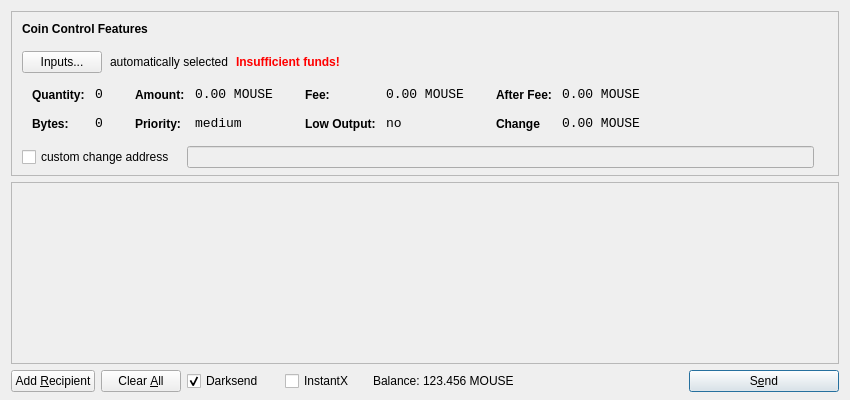
<?xml version="1.0" encoding="UTF-8"?>
<ui version="4.0">
 <class>SendCoinsDialog</class>
 <widget class="QDialog" name="SendCoinsDialog">
  <property name="geometry">
   <rect>
    <x>0</x>
    <y>0</y>
    <width>850</width>
    <height>400</height>
   </rect>
  </property>
  <property name="windowTitle">
   <string>Send Coins</string>
  </property>
  <layout class="QVBoxLayout" name="verticalLayout" stretch="0,1,0">
   <property name="bottomMargin">
    <number>8</number>
   </property>
   <item>
    <widget class="QFrame" name="frameCoinControl">
     <property name="sizePolicy">
      <sizepolicy hsizetype="Expanding" vsizetype="Expanding">
       <horstretch>0</horstretch>
       <verstretch>0</verstretch>
      </sizepolicy>
     </property>
     <property name="maximumSize">
      <size>
       <width>16777215</width>
       <height>16777215</height>
      </size>
     </property>
     <property name="frameShape">
      <enum>QFrame::StyledPanel</enum>
     </property>
     <property name="frameShadow">
      <enum>QFrame::Sunken</enum>
     </property>
     <layout class="QVBoxLayout" name="verticalLayoutCoinControl2">
      <property name="spacing">
       <number>-1</number>
      </property>
      <property name="leftMargin">
       <number>0</number>
      </property>
      <property name="topMargin">
       <number>0</number>
      </property>
      <property name="rightMargin">
       <number>0</number>
      </property>
      <property name="bottomMargin">
       <number>6</number>
      </property>
      <item>
       <layout class="QVBoxLayout" name="verticalLayoutCoinControl" stretch="0,0,0,0,1">
        <property name="spacing">
         <number>0</number>
        </property>
        <property name="leftMargin">
         <number>10</number>
        </property>
        <property name="topMargin">
         <number>10</number>
        </property>
        <item>
         <layout class="QHBoxLayout" name="horizontalLayoutCoinControl1">
          <property name="bottomMargin">
           <number>15</number>
          </property>
          <item>
           <widget class="QLabel" name="labelCoinControlFeatures">
            <property name="sizePolicy">
             <sizepolicy hsizetype="Preferred" vsizetype="Maximum">
              <horstretch>0</horstretch>
              <verstretch>0</verstretch>
             </sizepolicy>
            </property>
            <property name="font">
             <font>
              <weight>75</weight>
              <bold>true</bold>
             </font>
            </property>
            <property name="styleSheet">
             <string notr="true">font-weight:bold;</string>
            </property>
            <property name="text">
             <string>Coin Control Features</string>
            </property>
           </widget>
          </item>
         </layout>
        </item>
        <item>
         <layout class="QHBoxLayout" name="horizontalLayoutCoinControl2" stretch="0,0,0,0">
          <property name="spacing">
           <number>8</number>
          </property>
          <property name="bottomMargin">
           <number>10</number>
          </property>
          <item>
           <widget class="QPushButton" name="pushButtonCoinControl">
            <property name="styleSheet">
             <string notr="true"/>
            </property>
            <property name="text">
             <string>Inputs...</string>
            </property>
           </widget>
          </item>
          <item>
           <widget class="QLabel" name="labelCoinControlAutomaticallySelected">
            <property name="text">
             <string>automatically selected</string>
            </property>
            <property name="margin">
             <number>5</number>
            </property>
           </widget>
          </item>
          <item>
           <widget class="QLabel" name="labelCoinControlInsuffFunds">
            <property name="font">
             <font>
              <weight>75</weight>
              <bold>true</bold>
             </font>
            </property>
            <property name="styleSheet">
             <string notr="true">color:red;font-weight:bold;</string>
            </property>
            <property name="text">
             <string>Insufficient funds!</string>
            </property>
            <property name="margin">
             <number>5</number>
            </property>
           </widget>
          </item>
          <item>
           <spacer name="horizontalSpacerCoinControl">
            <property name="orientation">
             <enum>Qt::Horizontal</enum>
            </property>
            <property name="sizeHint" stdset="0">
             <size>
              <width>40</width>
              <height>1</height>
             </size>
            </property>
           </spacer>
          </item>
         </layout>
        </item>
        <item>
         <widget class="QWidget" name="widgetCoinControl" native="true">
          <property name="sizePolicy">
           <sizepolicy hsizetype="Preferred" vsizetype="Preferred">
            <horstretch>0</horstretch>
            <verstretch>0</verstretch>
           </sizepolicy>
          </property>
          <property name="minimumSize">
           <size>
            <width>0</width>
            <height>0</height>
           </size>
          </property>
          <property name="styleSheet">
           <string notr="true"/>
          </property>
          <layout class="QHBoxLayout" name="horizontalLayoutCoinControl5">
           <property name="margin">
            <number>0</number>
           </property>
           <item>
            <layout class="QHBoxLayout" name="horizontalLayoutCoinControl3" stretch="0,0,0,1">
             <property name="spacing">
              <number>20</number>
             </property>
             <property name="topMargin">
              <number>0</number>
             </property>
             <property name="bottomMargin">
              <number>10</number>
             </property>
             <item>
              <layout class="QFormLayout" name="formLayoutCoinControl1">
               <property name="horizontalSpacing">
                <number>10</number>
               </property>
               <property name="verticalSpacing">
                <number>14</number>
               </property>
               <property name="leftMargin">
                <number>10</number>
               </property>
               <property name="topMargin">
                <number>4</number>
               </property>
               <property name="rightMargin">
                <number>6</number>
               </property>
               <item row="0" column="0">
                <widget class="QLabel" name="labelCoinControlQuantityText">
                 <property name="styleSheet">
                  <string notr="true">font-weight:bold;</string>
                 </property>
                 <property name="text">
                  <string>Quantity:</string>
                 </property>
                 <property name="margin">
                  <number>0</number>
                 </property>
                </widget>
               </item>
               <item row="0" column="1">
                <widget class="QLabel" name="labelCoinControlQuantity">
                 <property name="font">
                  <font>
                   <family>Monospace</family>
                   <pointsize>10</pointsize>
                  </font>
                 </property>
                 <property name="cursor">
                  <cursorShape>IBeamCursor</cursorShape>
                 </property>
                 <property name="contextMenuPolicy">
                  <enum>Qt::ActionsContextMenu</enum>
                 </property>
                 <property name="text">
                  <string>0</string>
                 </property>
                 <property name="margin">
                  <number>0</number>
                 </property>
                 <property name="textInteractionFlags">
                  <set>Qt::LinksAccessibleByMouse|Qt::TextSelectableByKeyboard|Qt::TextSelectableByMouse</set>
                 </property>
                </widget>
               </item>
               <item row="1" column="0">
                <widget class="QLabel" name="labelCoinControlBytesText">
                 <property name="styleSheet">
                  <string notr="true">font-weight:bold;</string>
                 </property>
                 <property name="text">
                  <string>Bytes:</string>
                 </property>
                </widget>
               </item>
               <item row="1" column="1">
                <widget class="QLabel" name="labelCoinControlBytes">
                 <property name="font">
                  <font>
                   <family>Monospace</family>
                   <pointsize>10</pointsize>
                  </font>
                 </property>
                 <property name="cursor">
                  <cursorShape>IBeamCursor</cursorShape>
                 </property>
                 <property name="contextMenuPolicy">
                  <enum>Qt::ActionsContextMenu</enum>
                 </property>
                 <property name="text">
                  <string>0</string>
                 </property>
                 <property name="textInteractionFlags">
                  <set>Qt::LinksAccessibleByMouse|Qt::TextSelectableByKeyboard|Qt::TextSelectableByMouse</set>
                 </property>
                </widget>
               </item>
              </layout>
             </item>
             <item>
              <layout class="QFormLayout" name="formLayoutCoinControl2">
               <property name="horizontalSpacing">
                <number>10</number>
               </property>
               <property name="verticalSpacing">
                <number>14</number>
               </property>
               <property name="leftMargin">
                <number>6</number>
               </property>
               <property name="topMargin">
                <number>4</number>
               </property>
               <property name="rightMargin">
                <number>6</number>
               </property>
               <item row="0" column="0">
                <widget class="QLabel" name="labelCoinControlAmountText">
                 <property name="styleSheet">
                  <string notr="true">font-weight:bold;</string>
                 </property>
                 <property name="text">
                  <string>Amount:</string>
                 </property>
                 <property name="margin">
                  <number>0</number>
                 </property>
                </widget>
               </item>
               <item row="0" column="1">
                <widget class="QLabel" name="labelCoinControlAmount">
                 <property name="font">
                  <font>
                   <family>Monospace</family>
                   <pointsize>10</pointsize>
                  </font>
                 </property>
                 <property name="cursor">
                  <cursorShape>IBeamCursor</cursorShape>
                 </property>
                 <property name="contextMenuPolicy">
                  <enum>Qt::ActionsContextMenu</enum>
                 </property>
                 <property name="text">
                  <string>0.00 MOUSE</string>
                 </property>
                 <property name="textInteractionFlags">
                  <set>Qt::LinksAccessibleByMouse|Qt::TextSelectableByKeyboard|Qt::TextSelectableByMouse</set>
                 </property>
                </widget>
               </item>
               <item row="1" column="0">
                <widget class="QLabel" name="labelCoinControlPriorityText">
                 <property name="styleSheet">
                  <string notr="true">font-weight:bold;</string>
                 </property>
                 <property name="text">
                  <string>Priority:</string>
                 </property>
                </widget>
               </item>
               <item row="1" column="1">
                <widget class="QLabel" name="labelCoinControlPriority">
                 <property name="font">
                  <font>
                   <family>Monospace</family>
                   <pointsize>10</pointsize>
                  </font>
                 </property>
                 <property name="cursor">
                  <cursorShape>IBeamCursor</cursorShape>
                 </property>
                 <property name="contextMenuPolicy">
                  <enum>Qt::ActionsContextMenu</enum>
                 </property>
                 <property name="text">
                  <string>medium</string>
                 </property>
                 <property name="textInteractionFlags">
                  <set>Qt::LinksAccessibleByMouse|Qt::TextSelectableByKeyboard|Qt::TextSelectableByMouse</set>
                 </property>
                </widget>
               </item>
              </layout>
             </item>
             <item>
              <layout class="QFormLayout" name="formLayoutCoinControl3">
               <property name="horizontalSpacing">
                <number>10</number>
               </property>
               <property name="verticalSpacing">
                <number>14</number>
               </property>
               <property name="leftMargin">
                <number>6</number>
               </property>
               <property name="topMargin">
                <number>4</number>
               </property>
               <property name="rightMargin">
                <number>6</number>
               </property>
               <item row="0" column="0">
                <widget class="QLabel" name="labelCoinControlFeeText">
                 <property name="styleSheet">
                  <string notr="true">font-weight:bold;</string>
                 </property>
                 <property name="text">
                  <string>Fee:</string>
                 </property>
                 <property name="margin">
                  <number>0</number>
                 </property>
                </widget>
               </item>
               <item row="0" column="1">
                <widget class="QLabel" name="labelCoinControlFee">
                 <property name="font">
                  <font>
                   <family>Monospace</family>
                   <pointsize>10</pointsize>
                  </font>
                 </property>
                 <property name="cursor">
                  <cursorShape>IBeamCursor</cursorShape>
                 </property>
                 <property name="contextMenuPolicy">
                  <enum>Qt::ActionsContextMenu</enum>
                 </property>
                 <property name="text">
                  <string>0.00 MOUSE</string>
                 </property>
                 <property name="textInteractionFlags">
                  <set>Qt::LinksAccessibleByMouse|Qt::TextSelectableByKeyboard|Qt::TextSelectableByMouse</set>
                 </property>
                </widget>
               </item>
               <item row="1" column="0">
                <widget class="QLabel" name="labelCoinControlLowOutputText">
                 <property name="styleSheet">
                  <string notr="true">font-weight:bold;</string>
                 </property>
                 <property name="text">
                  <string>Low Output:</string>
                 </property>
                </widget>
               </item>
               <item row="1" column="1">
                <widget class="QLabel" name="labelCoinControlLowOutput">
                 <property name="font">
                  <font>
                   <family>Monospace</family>
                   <pointsize>10</pointsize>
                  </font>
                 </property>
                 <property name="cursor">
                  <cursorShape>IBeamCursor</cursorShape>
                 </property>
                 <property name="contextMenuPolicy">
                  <enum>Qt::ActionsContextMenu</enum>
                 </property>
                 <property name="text">
                  <string>no</string>
                 </property>
                 <property name="textInteractionFlags">
                  <set>Qt::LinksAccessibleByMouse|Qt::TextSelectableByKeyboard|Qt::TextSelectableByMouse</set>
                 </property>
                </widget>
               </item>
              </layout>
             </item>
             <item>
              <layout class="QFormLayout" name="formLayoutCoinControl4">
               <property name="horizontalSpacing">
                <number>10</number>
               </property>
               <property name="verticalSpacing">
                <number>14</number>
               </property>
               <property name="leftMargin">
                <number>6</number>
               </property>
               <property name="topMargin">
                <number>4</number>
               </property>
               <property name="rightMargin">
                <number>6</number>
               </property>
               <item row="0" column="0">
                <widget class="QLabel" name="labelCoinControlAfterFeeText">
                 <property name="styleSheet">
                  <string notr="true">font-weight:bold;</string>
                 </property>
                 <property name="text">
                  <string>After Fee:</string>
                 </property>
                 <property name="margin">
                  <number>0</number>
                 </property>
                </widget>
               </item>
               <item row="0" column="1">
                <widget class="QLabel" name="labelCoinControlAfterFee">
                 <property name="font">
                  <font>
                   <family>Monospace</family>
                   <pointsize>10</pointsize>
                  </font>
                 </property>
                 <property name="cursor">
                  <cursorShape>IBeamCursor</cursorShape>
                 </property>
                 <property name="contextMenuPolicy">
                  <enum>Qt::ActionsContextMenu</enum>
                 </property>
                 <property name="text">
                  <string>0.00 MOUSE</string>
                 </property>
                 <property name="textInteractionFlags">
                  <set>Qt::LinksAccessibleByMouse|Qt::TextSelectableByKeyboard|Qt::TextSelectableByMouse</set>
                 </property>
                </widget>
               </item>
               <item row="1" column="0">
                <widget class="QLabel" name="labelCoinControlChangeText">
                 <property name="styleSheet">
                  <string notr="true">font-weight:bold;</string>
                 </property>
                 <property name="text">
                  <string>Change</string>
                 </property>
                </widget>
               </item>
               <item row="1" column="1">
                <widget class="QLabel" name="labelCoinControlChange">
                 <property name="font">
                  <font>
                   <family>Monospace</family>
                   <pointsize>10</pointsize>
                  </font>
                 </property>
                 <property name="cursor">
                  <cursorShape>IBeamCursor</cursorShape>
                 </property>
                 <property name="contextMenuPolicy">
                  <enum>Qt::ActionsContextMenu</enum>
                 </property>
                 <property name="text">
                  <string>0.00 MOUSE</string>
                 </property>
                 <property name="textInteractionFlags">
                  <set>Qt::LinksAccessibleByMouse|Qt::TextSelectableByKeyboard|Qt::TextSelectableByMouse</set>
                 </property>
                </widget>
               </item>
              </layout>
             </item>
            </layout>
           </item>
          </layout>
         </widget>
        </item>
        <item>
         <layout class="QHBoxLayout" name="horizontalLayoutCoinControl4" stretch="0,0,0">
          <property name="spacing">
           <number>12</number>
          </property>
          <property name="sizeConstraint">
           <enum>QLayout::SetDefaultConstraint</enum>
          </property>
          <property name="topMargin">
           <number>5</number>
          </property>
          <property name="rightMargin">
           <number>5</number>
          </property>
          <item>
           <widget class="QCheckBox" name="checkBoxCoinControlChange">
            <property name="text">
             <string>custom change address</string>
            </property>
           </widget>
          </item>
          <item>
           <widget class="QLineEdit" name="lineEditCoinControlChange">
            <property name="enabled">
             <bool>false</bool>
            </property>
            <property name="sizePolicy">
             <sizepolicy hsizetype="Expanding" vsizetype="Fixed">
              <horstretch>0</horstretch>
              <verstretch>0</verstretch>
             </sizepolicy>
            </property>
           </widget>
          </item>
          <item>
           <widget class="QLabel" name="labelCoinControlChangeLabel">
            <property name="sizePolicy">
             <sizepolicy hsizetype="Preferred" vsizetype="Expanding">
              <horstretch>0</horstretch>
              <verstretch>0</verstretch>
             </sizepolicy>
            </property>
            <property name="minimumSize">
             <size>
              <width>0</width>
              <height>0</height>
             </size>
            </property>
            <property name="text">
             <string/>
            </property>
            <property name="margin">
             <number>3</number>
            </property>
           </widget>
          </item>
         </layout>
        </item>
        <item>
         <spacer name="verticalSpacerCoinControl">
          <property name="orientation">
           <enum>Qt::Vertical</enum>
          </property>
          <property name="sizeHint" stdset="0">
           <size>
            <width>800</width>
            <height>1</height>
           </size>
          </property>
         </spacer>
        </item>
       </layout>
      </item>
     </layout>
    </widget>
   </item>
   <item>
    <widget class="QScrollArea" name="scrollArea">
     <property name="widgetResizable">
      <bool>true</bool>
     </property>
     <widget class="QWidget" name="scrollAreaWidgetContents">
      <property name="geometry">
       <rect>
        <x>0</x>
        <y>0</y>
        <width>830</width>
        <height>165</height>
       </rect>
      </property>
      <layout class="QVBoxLayout" name="verticalLayout_2">
       <property name="margin">
        <number>0</number>
       </property>
       <item>
        <layout class="QVBoxLayout" name="entries">
         <property name="spacing">
          <number>6</number>
         </property>
        </layout>
       </item>
       <item>
        <spacer name="verticalSpacer">
         <property name="orientation">
          <enum>Qt::Vertical</enum>
         </property>
         <property name="sizeHint" stdset="0">
          <size>
           <width>20</width>
           <height>40</height>
          </size>
         </property>
        </spacer>
       </item>
      </layout>
     </widget>
    </widget>
   </item>
   <item>
    <layout class="QHBoxLayout" name="horizontalLayout">
     <item>
      <widget class="QPushButton" name="addButton">
       <property name="toolTip">
        <string>Send to multiple recipients at once</string>
       </property>
       <property name="text">
        <string>Add &amp;Recipient</string>
       </property>
       <property name="autoDefault">
        <bool>false</bool>
       </property>
      </widget>
     </item>
     <item>
      <widget class="QPushButton" name="clearButton">
       <property name="sizePolicy">
        <sizepolicy hsizetype="Minimum" vsizetype="Fixed">
         <horstretch>0</horstretch>
         <verstretch>0</verstretch>
        </sizepolicy>
       </property>
       <property name="toolTip">
        <string>Remove all transaction fields</string>
       </property>
       <property name="text">
        <string>Clear &amp;All</string>
       </property>
       <property name="autoRepeatDelay">
        <number>300</number>
       </property>
       <property name="autoDefault">
        <bool>false</bool>
       </property>
      </widget>
     </item>
     <item>
      <layout class="QHBoxLayout" name="horizontalLayout_2">
       <property name="spacing">
        <number>3</number>
       </property>
        <item>
        <widget class="QCheckBox" name="checkUseDarksend">
         <property name="minimumSize">
          <size>
           <width>95</width>
           <height>0</height>
          </size>
         </property>
         <property name="text">
          <string>Darksend</string>
         </property>
         <property name="checked">
          <bool>true</bool>
         </property>
        </widget>
       </item>
       <item>
        <widget class="QCheckBox" name="checkInstantX">
         <property name="enabled">
          <bool>true</bool>
         </property>
         <property name="minimumSize">
          <size>
           <width>85</width>
           <height>0</height>
          </size>
         </property>
         <property name="text">
          <string>InstantX</string>
         </property>
        </widget>
       </item>
       <item>
        <widget class="QLabel" name="label">
         <property name="sizePolicy">
          <sizepolicy hsizetype="Preferred" vsizetype="Fixed">
           <horstretch>0</horstretch>
           <verstretch>0</verstretch>
          </sizepolicy>
         </property>
         <property name="text">
          <string>Balance:</string>
         </property>
        </widget>
       </item>
       <item>
        <widget class="QLabel" name="labelBalance">
         <property name="sizePolicy">
          <sizepolicy hsizetype="Preferred" vsizetype="Fixed">
           <horstretch>0</horstretch>
           <verstretch>0</verstretch>
          </sizepolicy>
         </property>
         <property name="cursor">
          <cursorShape>IBeamCursor</cursorShape>
         </property>
         <property name="text">
          <string>123.456 MOUSE</string>
         </property>
         <property name="textInteractionFlags">
          <set>Qt::LinksAccessibleByMouse|Qt::TextSelectableByKeyboard|Qt::TextSelectableByMouse</set>
         </property>
        </widget>
       </item>
      </layout>
     </item>
     <item>
      <spacer name="horizontalSpacer">
       <property name="orientation">
        <enum>Qt::Horizontal</enum>
       </property>
       <property name="sizeHint" stdset="0">
        <size>
         <width>40</width>
         <height>20</height>
        </size>
       </property>
      </spacer>
     </item>
     <item>
      <widget class="QPushButton" name="sendButton">
       <property name="minimumSize">
        <size>
         <width>150</width>
         <height>0</height>
        </size>
       </property>
       <property name="toolTip">
        <string>Confirm the send action</string>
       </property>
       <property name="text">
        <string>S&amp;end</string>
       </property>
       <property name="icon">
        <iconset resource="../bitcoin.qrc">
         <normaloff>:/icons/send</normaloff>:/icons/send</iconset>
       </property>
       <property name="default">
        <bool>true</bool>
       </property>
      </widget>
     </item>
    </layout>
   </item>
  </layout>
 </widget>
 <resources>
  <include location="../bitcoin.qrc"/>
 </resources>
 <connections/>
</ui>
